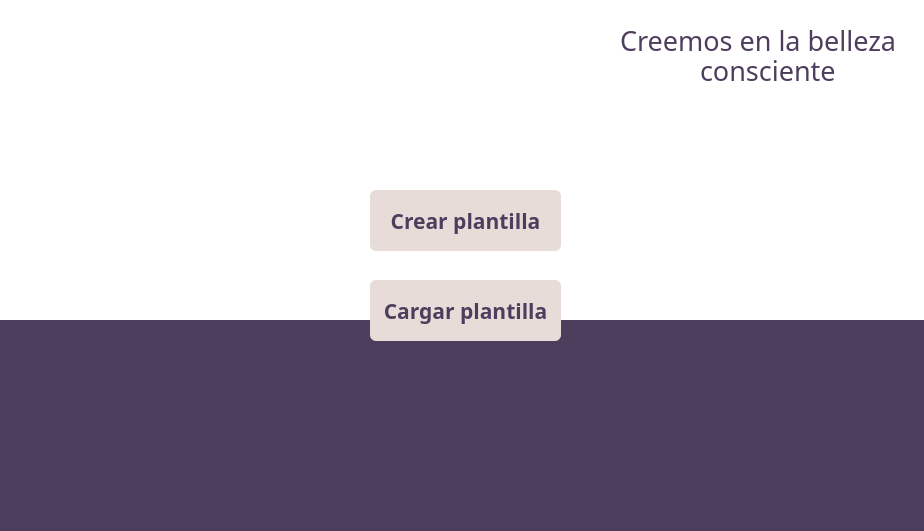
<?xml version="1.0" encoding="UTF-8"?>
<ui version="4.0">
 <class>mainWindow</class>
 <widget class="QDialog" name="mainWindow">
  <property name="geometry">
   <rect>
    <x>0</x>
    <y>0</y>
    <width>924</width>
    <height>531</height>
   </rect>
  </property>
  <property name="sizePolicy">
   <sizepolicy hsizetype="Fixed" vsizetype="Fixed">
    <horstretch>0</horstretch>
    <verstretch>0</verstretch>
   </sizepolicy>
  </property>
  <property name="minimumSize">
   <size>
    <width>924</width>
    <height>531</height>
   </size>
  </property>
  <property name="maximumSize">
   <size>
    <width>924</width>
    <height>531</height>
   </size>
  </property>
  <property name="windowTitle">
   <string>BysRot</string>
  </property>
  <property name="styleSheet">
   <string notr="true">background-color: rgb(255, 255, 255);</string>
  </property>
  <widget class="QLabel" name="label">
   <property name="geometry">
    <rect>
     <x>10</x>
     <y>10</y>
     <width>221</width>
     <height>81</height>
    </rect>
   </property>
   <property name="text">
    <string/>
   </property>
   <property name="pixmap">
    <pixmap>../../media/logo-byspro.png</pixmap>
   </property>
   <property name="scaledContents">
    <bool>true</bool>
   </property>
  </widget>
  <widget class="QPushButton" name="createTemplate">
   <property name="geometry">
    <rect>
     <x>370</x>
     <y>190</y>
     <width>191</width>
     <height>61</height>
    </rect>
   </property>
   <property name="palette">
    <palette>
     <active>
      <colorrole role="WindowText">
       <brush brushstyle="SolidPattern">
        <color alpha="255">
         <red>78</red>
         <green>62</green>
         <blue>94</blue>
        </color>
       </brush>
      </colorrole>
      <colorrole role="Button">
       <brush brushstyle="SolidPattern">
        <color alpha="255">
         <red>232</red>
         <green>220</green>
         <blue>216</blue>
        </color>
       </brush>
      </colorrole>
      <colorrole role="Text">
       <brush brushstyle="SolidPattern">
        <color alpha="255">
         <red>78</red>
         <green>62</green>
         <blue>94</blue>
        </color>
       </brush>
      </colorrole>
      <colorrole role="ButtonText">
       <brush brushstyle="SolidPattern">
        <color alpha="255">
         <red>78</red>
         <green>62</green>
         <blue>94</blue>
        </color>
       </brush>
      </colorrole>
      <colorrole role="Base">
       <brush brushstyle="SolidPattern">
        <color alpha="255">
         <red>232</red>
         <green>220</green>
         <blue>216</blue>
        </color>
       </brush>
      </colorrole>
      <colorrole role="Window">
       <brush brushstyle="SolidPattern">
        <color alpha="255">
         <red>232</red>
         <green>220</green>
         <blue>216</blue>
        </color>
       </brush>
      </colorrole>
      <colorrole role="PlaceholderText">
       <brush brushstyle="SolidPattern">
        <color alpha="128">
         <red>78</red>
         <green>62</green>
         <blue>94</blue>
        </color>
       </brush>
      </colorrole>
     </active>
     <inactive>
      <colorrole role="WindowText">
       <brush brushstyle="SolidPattern">
        <color alpha="255">
         <red>78</red>
         <green>62</green>
         <blue>94</blue>
        </color>
       </brush>
      </colorrole>
      <colorrole role="Button">
       <brush brushstyle="SolidPattern">
        <color alpha="255">
         <red>232</red>
         <green>220</green>
         <blue>216</blue>
        </color>
       </brush>
      </colorrole>
      <colorrole role="Text">
       <brush brushstyle="SolidPattern">
        <color alpha="255">
         <red>78</red>
         <green>62</green>
         <blue>94</blue>
        </color>
       </brush>
      </colorrole>
      <colorrole role="ButtonText">
       <brush brushstyle="SolidPattern">
        <color alpha="255">
         <red>78</red>
         <green>62</green>
         <blue>94</blue>
        </color>
       </brush>
      </colorrole>
      <colorrole role="Base">
       <brush brushstyle="SolidPattern">
        <color alpha="255">
         <red>232</red>
         <green>220</green>
         <blue>216</blue>
        </color>
       </brush>
      </colorrole>
      <colorrole role="Window">
       <brush brushstyle="SolidPattern">
        <color alpha="255">
         <red>232</red>
         <green>220</green>
         <blue>216</blue>
        </color>
       </brush>
      </colorrole>
      <colorrole role="PlaceholderText">
       <brush brushstyle="SolidPattern">
        <color alpha="128">
         <red>78</red>
         <green>62</green>
         <blue>94</blue>
        </color>
       </brush>
      </colorrole>
     </inactive>
     <disabled>
      <colorrole role="WindowText">
       <brush brushstyle="SolidPattern">
        <color alpha="255">
         <red>78</red>
         <green>62</green>
         <blue>94</blue>
        </color>
       </brush>
      </colorrole>
      <colorrole role="Button">
       <brush brushstyle="SolidPattern">
        <color alpha="255">
         <red>232</red>
         <green>220</green>
         <blue>216</blue>
        </color>
       </brush>
      </colorrole>
      <colorrole role="Text">
       <brush brushstyle="SolidPattern">
        <color alpha="255">
         <red>78</red>
         <green>62</green>
         <blue>94</blue>
        </color>
       </brush>
      </colorrole>
      <colorrole role="ButtonText">
       <brush brushstyle="SolidPattern">
        <color alpha="255">
         <red>78</red>
         <green>62</green>
         <blue>94</blue>
        </color>
       </brush>
      </colorrole>
      <colorrole role="Base">
       <brush brushstyle="SolidPattern">
        <color alpha="255">
         <red>232</red>
         <green>220</green>
         <blue>216</blue>
        </color>
       </brush>
      </colorrole>
      <colorrole role="Window">
       <brush brushstyle="SolidPattern">
        <color alpha="255">
         <red>232</red>
         <green>220</green>
         <blue>216</blue>
        </color>
       </brush>
      </colorrole>
      <colorrole role="PlaceholderText">
       <brush brushstyle="SolidPattern">
        <color alpha="128">
         <red>78</red>
         <green>62</green>
         <blue>94</blue>
        </color>
       </brush>
      </colorrole>
     </disabled>
    </palette>
   </property>
   <property name="font">
    <font>
     <family>Arial Rounded MT</family>
     <pointsize>16</pointsize>
     <bold>true</bold>
    </font>
   </property>
   <property name="cursor">
    <cursorShape>PointingHandCursor</cursorShape>
   </property>
   <property name="styleSheet">
    <string notr="true">background-color: rgb(232, 220, 216);
color: rgb(78, 62, 94);
border: none;
border-radius: 6px;


</string>
   </property>
   <property name="text">
    <string>Crear plantilla</string>
   </property>
  </widget>
  <widget class="QWidget" name="widget" native="true">
   <property name="geometry">
    <rect>
     <x>0</x>
     <y>320</y>
     <width>931</width>
     <height>211</height>
    </rect>
   </property>
   <property name="layoutDirection">
    <enum>Qt::LayoutDirection::LeftToRight</enum>
   </property>
   <property name="autoFillBackground">
    <bool>true</bool>
   </property>
   <property name="styleSheet">
    <string notr="true">background-color: rgb(78, 62, 94);</string>
   </property>
  </widget>
  <widget class="QPushButton" name="createTemplate_2">
   <property name="geometry">
    <rect>
     <x>370</x>
     <y>280</y>
     <width>191</width>
     <height>61</height>
    </rect>
   </property>
   <property name="palette">
    <palette>
     <active>
      <colorrole role="WindowText">
       <brush brushstyle="SolidPattern">
        <color alpha="255">
         <red>78</red>
         <green>62</green>
         <blue>94</blue>
        </color>
       </brush>
      </colorrole>
      <colorrole role="Button">
       <brush brushstyle="SolidPattern">
        <color alpha="255">
         <red>232</red>
         <green>220</green>
         <blue>216</blue>
        </color>
       </brush>
      </colorrole>
      <colorrole role="Text">
       <brush brushstyle="SolidPattern">
        <color alpha="255">
         <red>78</red>
         <green>62</green>
         <blue>94</blue>
        </color>
       </brush>
      </colorrole>
      <colorrole role="ButtonText">
       <brush brushstyle="SolidPattern">
        <color alpha="255">
         <red>78</red>
         <green>62</green>
         <blue>94</blue>
        </color>
       </brush>
      </colorrole>
      <colorrole role="Base">
       <brush brushstyle="SolidPattern">
        <color alpha="255">
         <red>232</red>
         <green>220</green>
         <blue>216</blue>
        </color>
       </brush>
      </colorrole>
      <colorrole role="Window">
       <brush brushstyle="SolidPattern">
        <color alpha="255">
         <red>232</red>
         <green>220</green>
         <blue>216</blue>
        </color>
       </brush>
      </colorrole>
      <colorrole role="PlaceholderText">
       <brush brushstyle="SolidPattern">
        <color alpha="128">
         <red>78</red>
         <green>62</green>
         <blue>94</blue>
        </color>
       </brush>
      </colorrole>
     </active>
     <inactive>
      <colorrole role="WindowText">
       <brush brushstyle="SolidPattern">
        <color alpha="255">
         <red>78</red>
         <green>62</green>
         <blue>94</blue>
        </color>
       </brush>
      </colorrole>
      <colorrole role="Button">
       <brush brushstyle="SolidPattern">
        <color alpha="255">
         <red>232</red>
         <green>220</green>
         <blue>216</blue>
        </color>
       </brush>
      </colorrole>
      <colorrole role="Text">
       <brush brushstyle="SolidPattern">
        <color alpha="255">
         <red>78</red>
         <green>62</green>
         <blue>94</blue>
        </color>
       </brush>
      </colorrole>
      <colorrole role="ButtonText">
       <brush brushstyle="SolidPattern">
        <color alpha="255">
         <red>78</red>
         <green>62</green>
         <blue>94</blue>
        </color>
       </brush>
      </colorrole>
      <colorrole role="Base">
       <brush brushstyle="SolidPattern">
        <color alpha="255">
         <red>232</red>
         <green>220</green>
         <blue>216</blue>
        </color>
       </brush>
      </colorrole>
      <colorrole role="Window">
       <brush brushstyle="SolidPattern">
        <color alpha="255">
         <red>232</red>
         <green>220</green>
         <blue>216</blue>
        </color>
       </brush>
      </colorrole>
      <colorrole role="PlaceholderText">
       <brush brushstyle="SolidPattern">
        <color alpha="128">
         <red>78</red>
         <green>62</green>
         <blue>94</blue>
        </color>
       </brush>
      </colorrole>
     </inactive>
     <disabled>
      <colorrole role="WindowText">
       <brush brushstyle="SolidPattern">
        <color alpha="255">
         <red>78</red>
         <green>62</green>
         <blue>94</blue>
        </color>
       </brush>
      </colorrole>
      <colorrole role="Button">
       <brush brushstyle="SolidPattern">
        <color alpha="255">
         <red>232</red>
         <green>220</green>
         <blue>216</blue>
        </color>
       </brush>
      </colorrole>
      <colorrole role="Text">
       <brush brushstyle="SolidPattern">
        <color alpha="255">
         <red>78</red>
         <green>62</green>
         <blue>94</blue>
        </color>
       </brush>
      </colorrole>
      <colorrole role="ButtonText">
       <brush brushstyle="SolidPattern">
        <color alpha="255">
         <red>78</red>
         <green>62</green>
         <blue>94</blue>
        </color>
       </brush>
      </colorrole>
      <colorrole role="Base">
       <brush brushstyle="SolidPattern">
        <color alpha="255">
         <red>232</red>
         <green>220</green>
         <blue>216</blue>
        </color>
       </brush>
      </colorrole>
      <colorrole role="Window">
       <brush brushstyle="SolidPattern">
        <color alpha="255">
         <red>232</red>
         <green>220</green>
         <blue>216</blue>
        </color>
       </brush>
      </colorrole>
      <colorrole role="PlaceholderText">
       <brush brushstyle="SolidPattern">
        <color alpha="128">
         <red>78</red>
         <green>62</green>
         <blue>94</blue>
        </color>
       </brush>
      </colorrole>
     </disabled>
    </palette>
   </property>
   <property name="font">
    <font>
     <family>Arial Rounded MT</family>
     <pointsize>16</pointsize>
     <bold>true</bold>
    </font>
   </property>
   <property name="cursor">
    <cursorShape>PointingHandCursor</cursorShape>
   </property>
   <property name="mouseTracking">
    <bool>false</bool>
   </property>
   <property name="styleSheet">
    <string notr="true">background-color: rgb(232, 220, 216);
color: rgb(78, 62, 94);
border: none;
border-radius: 6px;</string>
   </property>
   <property name="text">
    <string>Cargar plantilla</string>
   </property>
  </widget>
  <widget class="QLabel" name="label_2">
   <property name="geometry">
    <rect>
     <x>620</x>
     <y>20</y>
     <width>301</width>
     <height>41</height>
    </rect>
   </property>
   <property name="font">
    <font>
     <family>Arial Rounded MT</family>
     <pointsize>20</pointsize>
    </font>
   </property>
   <property name="styleSheet">
    <string notr="true">background-color: transparent;
color: #4e3e5e;</string>
   </property>
   <property name="text">
    <string>Creemos en la belleza </string>
   </property>
  </widget>
  <widget class="QLabel" name="label_3">
   <property name="geometry">
    <rect>
     <x>700</x>
     <y>50</y>
     <width>151</width>
     <height>41</height>
    </rect>
   </property>
   <property name="font">
    <font>
     <family>Arial Rounded MT</family>
     <pointsize>20</pointsize>
    </font>
   </property>
   <property name="styleSheet">
    <string notr="true">background-color: transparent;
color: #4e3e5e;</string>
   </property>
   <property name="text">
    <string>consciente</string>
   </property>
  </widget>
 </widget>
 <resources>
  <include location="../../media/imagene.qrc"/>
 </resources>
 <connections/>
</ui>
